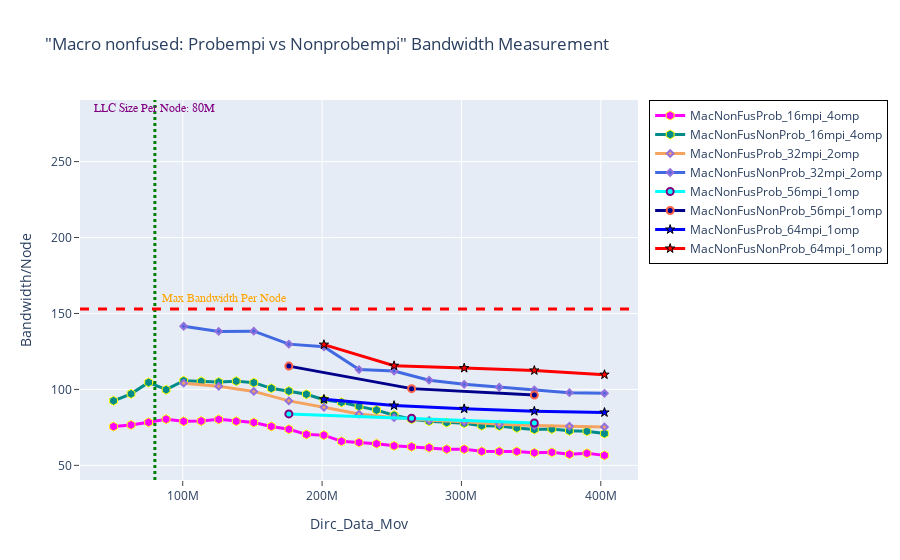

Source (notebook cell):
### Markdown cell above
## BANDWIDTH - Macro nonfused: Probempi vs Nonprobempi

### Code cell
fig = go.Figure() 

# 1----
fig.add_trace(go.Scatter(x=(dfn2MacNonFusProb_16mpi_4omp.Dirc_Data_Mov*(dfn2MacNonFusProb_16mpi_4omp.MPI_size/2)), 
                         y=(dfn2MacNonFusProb_16mpi_4omp.BAND*(dfn2MacNonFusProb_16mpi_4omp.MPI_size/2)), 
                         mode='lines+markers', 
                         name='MacNonFusProb_16mpi_4omp',
                         line=dict(color='magenta',width=3),
                         marker=dict(symbol='hexagon',size=9, line=dict(color='yellow',width=1))))

fig.add_trace(go.Scatter(x=(dfn2MacNonFusNonProb_16mpi_4omp.Dirc_Data_Mov*(dfn2MacNonFusNonProb_16mpi_4omp.MPI_size/2)), 
                         y=(dfn2MacNonFusNonProb_16mpi_4omp.BAND*(dfn2MacNonFusNonProb_16mpi_4omp.MPI_size/2)), 
                         mode='lines+markers', 
                         name='MacNonFusNonProb_16mpi_4omp',
                         line=dict(color='darkcyan',width=3),
                         marker=dict(symbol='hexagon',size=9, line=dict(color='yellow',width=1))))


# 2----
fig.add_trace(go.Scatter(x=(dfn2MacNonFusProb_32mpi_2omp.Dirc_Data_Mov*(dfn2MacNonFusProb_32mpi_2omp.MPI_size/2)), 
                         y=(dfn2MacNonFusProb_32mpi_2omp.BAND*(dfn2MacNonFusProb_32mpi_2omp.MPI_size/2)), 
                         mode='lines+markers', 
                         name='MacNonFusProb_32mpi_2omp',
                         line=dict(color='sandybrown',width=3),
                         marker=dict(symbol='diamond',size=5,line=dict(color='MediumPurple',width=2))))

fig.add_trace(go.Scatter(x=(dfn2MacNonFusNonProb_32mpi_2omp.Dirc_Data_Mov*(dfn2MacNonFusNonProb_32mpi_2omp.MPI_size/2)), 
                         y=(dfn2MacNonFusNonProb_32mpi_2omp.BAND*(dfn2MacNonFusNonProb_32mpi_2omp.MPI_size/2)), 
                         mode='lines+markers', 
                         name='MacNonFusNonProb_32mpi_2omp',
                         line=dict(color='royalblue',width=3),
                         marker=dict(symbol='diamond',size=5,line=dict(color='MediumPurple',width=2))))


# 3----
fig.add_trace(go.Scatter(x=(dfn2MacNonFusProb_56mpi_1omp.Dirc_Data_Mov*(dfn2MacNonFusProb_56mpi_1omp.MPI_size/2)), 
                         y=(dfn2MacNonFusProb_56mpi_1omp.BAND*(dfn2MacNonFusProb_56mpi_1omp.MPI_size/2)), 
                         mode='lines+markers', 
                         name='MacNonFusProb_56mpi_1omp',
                         line=dict(color='cyan',width=3),
                         marker=dict(symbol='circle',size=7,line=dict(color='Purple',width=2))))

fig.add_trace(go.Scatter(x=(dfn2MacNonFusNonProb_56mpi_1omp.Dirc_Data_Mov*(dfn2MacNonFusNonProb_56mpi_1omp.MPI_size/2)), 
                         y=(dfn2MacNonFusNonProb_56mpi_1omp.BAND*(dfn2MacNonFusNonProb_56mpi_1omp.MPI_size/2)), 
                         mode='lines+markers', 
                         name='MacNonFusNonProb_56mpi_1omp',
                         line=dict(color='darkblue',width=3),
                         marker=dict(symbol='circle',size=7, line=dict(color='tomato',width=2))))

# 4----
fig.add_trace(go.Scatter(x=(dfn2MacNonFusProb_64mpi_1omp.Dirc_Data_Mov*(dfn2MacNonFusProb_64mpi_1omp.MPI_size/2)), 
                         y=(dfn2MacNonFusProb_64mpi_1omp.BAND*(dfn2MacNonFusProb_64mpi_1omp.MPI_size/2)), 
                         mode='lines+markers', 
                         name='MacNonFusProb_64mpi_1omp',
                         line=dict(color='blue',width=3),
                         marker=dict(symbol='star',size=7, line=dict(color='black',width=1))))

fig.add_trace(go.Scatter(x=(dfn2MacNonFusNonProb_64mpi_1omp.Dirc_Data_Mov*(dfn2MacNonFusNonProb_64mpi_1omp.MPI_size/2)), 
                         y=(dfn2MacNonFusNonProb_64mpi_1omp.BAND*(dfn2MacNonFusNonProb_64mpi_1omp.MPI_size/2)), 
                         mode='lines+markers', 
                         name='MacNonFusNonProb_64mpi_1omp',
                         line=dict(color='red',width=3),
                         marker=dict(symbol='star',size=7, line=dict(color='black',width=1))))


# Adding vertical and horizontal lines 
fig.add_vline(x=80e6, line_width=3, line_dash="dot", line_color="green")
fig.add_hline(y=153, line_width=3, line_dash="dash", line_color="red")

# Add annotation with arrow
fig.add_annotation(
    x='80e6'
    , y=280
    , text=f'LLC Size Per Node: 80M'
    , yanchor='bottom'
    , showarrow=False
    , arrowhead=1
    , arrowsize=1
    , arrowwidth=2
    , arrowcolor="#636363"
    , ax=-20
    , ay=-30
    , font=dict(size=12, color="purple", family="Sans Serif")
    , align="left"
    ,)

fig.add_annotation(
    x='130e6'
    , y=155
    , text=f'Max Bandwidth Per Node'
    , yanchor='bottom'
    , showarrow=False
    , arrowhead=1
    , arrowsize=1
    , arrowwidth=2
    , arrowcolor="#636363"
    , ax=-20
    , ay=-30
    , font=dict(size=12, color="orange", family="Sans Serif")
    , align="left"
    ,)


fig.update_layout(title='"Macro nonfused: Probempi vs Nonprobempi" Bandwidth Measurement',
                  xaxis_title='Dirc_Data_Mov', yaxis_title='Bandwidth/Node', 
                  xaxis=dict(ticks="outside"),  
                  yaxis=dict(ticks="outside"),
                  legend=go.layout.Legend(bordercolor="black",borderwidth=1))

### Figure 1 — Plotly figure (JSON) as saved in the notebook; plotly's stock layout.template omitted (floating-point values rounded to 4 significant figures)
{"data": [{"line": {"color": "magenta", "width": 3}, "marker": {"line": {"color": "yellow", "width": 1}, "size": 9, "symbol": "hexagon"}, "mode": "lines+markers", "name": "MacNonFusProb_16mpi_4omp", "type": "scatter", "x": [50331648, 62914560, 75497472, 88080384, 100663296, 113246208, 125829120, 138412032, 150994944, 163577856, 176160768, 188743680, 201326592, 213909504, 226492416, 239075328, 251658240, 264241152, 276824064, 289406976, 301989888, 314572800, 327155712, 339738624, 352321536, 364904448, 377487360, 390070272, 402653184], "y": [75.53, 76.65, 78.36, 80.43, 78.97, 79.21, 80.28, 79.06, 78.22, 75.62, 73.76, 70.4, 69.88, 65.82, 65.1, 64.25, 62.85, 62.26, 61.68, 60.67, 60.66, 59.22, 59.17, 59.18, 58.29, 58.59, 57.3, 57.95, 56.58]}, {"line": {"color": "darkcyan", "width": 3}, "marker": {"line": {"color": "yellow", "width": 1}, "size": 9, "symbol": "hexagon"}, "mode": "lines+markers", "name": "MacNonFusNonProb_16mpi_4omp", "type": "scatter", "x": [50331648, 62914560, 75497472, 88080384, 100663296, 113246208, 125829120, 138412032, 150994944, 163577856, 176160768, 188743680, 201326592, 213909504, 226492416, 239075328, 251658240, 264241152, 276824064, 289406976, 301989888, 314572800, 327155712, 339738624, 352321536, 364904448, 377487360, 390070272, 402653184], "y": [92.52, 97.07, 104.6, 99.81, 105.7, 105.3, 104.9, 105.5, 104.5, 100.7, 98.94, 96.81, 93.18, 91.5, 88.83, 86.4, 83.01, 80.4, 79.05, 78.19, 77.8, 76.14, 75.88, 74.67, 73.64, 73.95, 72.73, 72.47, 70.97]}, {"line": {"color": "sandybrown", "width": 3}, "marker": {"line": {"color": "MediumPurple", "width": 2}, "size": 5, "symbol": "diamond"}, "mode": "lines+markers", "name": "MacNonFusProb_32mpi_2omp", "type": "scatter", "x": [100663296, 125829120, 150994944, 176160768, 201326592, 226492416, 251658240, 276824064, 301989888, 327155712, 352321536, 377487360, 402653184], "y": [104.1, 102.1, 98.69, 92.45, 88.2, 83.77, 81.38, 79.65, 78.71, 77.06, 76.26, 75.75, 75.32]}, {"line": {"color": "royalblue", "width": 3}, "marker": {"line": {"color": "MediumPurple", "width": 2}, "size": 5, "symbol": "diamond"}, "mode": "lines+markers", "name": "MacNonFusNonProb_32mpi_2omp", "type": "scatter", "x": [100663296, 125829120, 150994944, 176160768, 201326592, 226492416, 251658240, 276824064, 301989888, 327155712, 352321536, 377487360, 402653184], "y": [141.6, 138.2, 138.4, 129.8, 128.0, 113.0, 112.1, 106.1, 103.4, 101.4, 99.67, 97.89, 97.45]}, {"line": {"color": "cyan", "width": 3}, "marker": {"line": {"color": "Purple", "width": 2}, "size": 7, "symbol": "circle"}, "mode": "lines+markers", "name": "MacNonFusProb_56mpi_1omp", "type": "scatter", "x": [176160768, 264241152, 352321536], "y": [83.9, 81.01, 77.89]}, {"line": {"color": "darkblue", "width": 3}, "marker": {"line": {"color": "tomato", "width": 2}, "size": 7, "symbol": "circle"}, "mode": "lines+markers", "name": "MacNonFusNonProb_56mpi_1omp", "type": "scatter", "x": [176160768, 264241152, 352321536], "y": [115.3, 100.5, 96.27]}, {"line": {"color": "blue", "width": 3}, "marker": {"line": {"color": "black", "width": 1}, "size": 7, "symbol": "star"}, "mode": "lines+markers", "name": "MacNonFusProb_64mpi_1omp", "type": "scatter", "x": [201326592, 251658240, 301989888, 352321536, 402653184], "y": [93.48, 89.37, 87.24, 85.69, 84.84]}, {"line": {"color": "red", "width": 3}, "marker": {"line": {"color": "black", "width": 1}, "size": 7, "symbol": "star"}, "mode": "lines+markers", "name": "MacNonFusNonProb_64mpi_1omp", "type": "scatter", "x": [201326592, 251658240, 301989888, 352321536, 402653184], "y": [129.5, 115.6, 114.0, 112.5, 109.7]}], "layout": {"annotations": [{"align": "left", "arrowcolor": "#636363", "arrowhead": 1, "arrowsize": 1, "arrowwidth": 2, "ax": -20, "ay": -30, "font": {"color": "purple", "family": "Sans Serif", "size": 12}, "showarrow": false, "text": "LLC Size Per Node: 80M", "x": "80e6", "y": 280, "yanchor": "bottom"}, {"align": "left", "arrowcolor": "#636363", "arrowhead": 1, "arrowsize": 1, "arrowwidth": 2, "ax": -20, "ay": -30, "font": {"color": "orange", "family": "Sans Serif", "size": 12}, "showarrow": false, "text": "Max Bandwidth Per Node", "x": "130e6", "y": 155, "yanchor": "bottom"}], "legend": {"bordercolor": "black", "borderwidth": 1}, "shapes": [{"line": {"color": "green", "dash": "dot", "width": 3}, "type": "line", "x0": 80000000, "x1": 80000000, "xref": "x", "y0": 0, "y1": 1, "yref": "y domain"}, {"line": {"color": "red", "dash": "dash", "width": 3}, "type": "line", "x0": 0, "x1": 1, "xref": "x domain", "y0": 153, "y1": 153, "yref": "y"}], "title": {"text": "\"Macro nonfused: Probempi vs Nonprobempi\" Bandwidth Measurement"}, "xaxis": {"ticks": "outside", "title": {"text": "Dirc_Data_Mov"}}, "yaxis": {"ticks": "outside", "title": {"text": "Bandwidth/Node"}}}}
